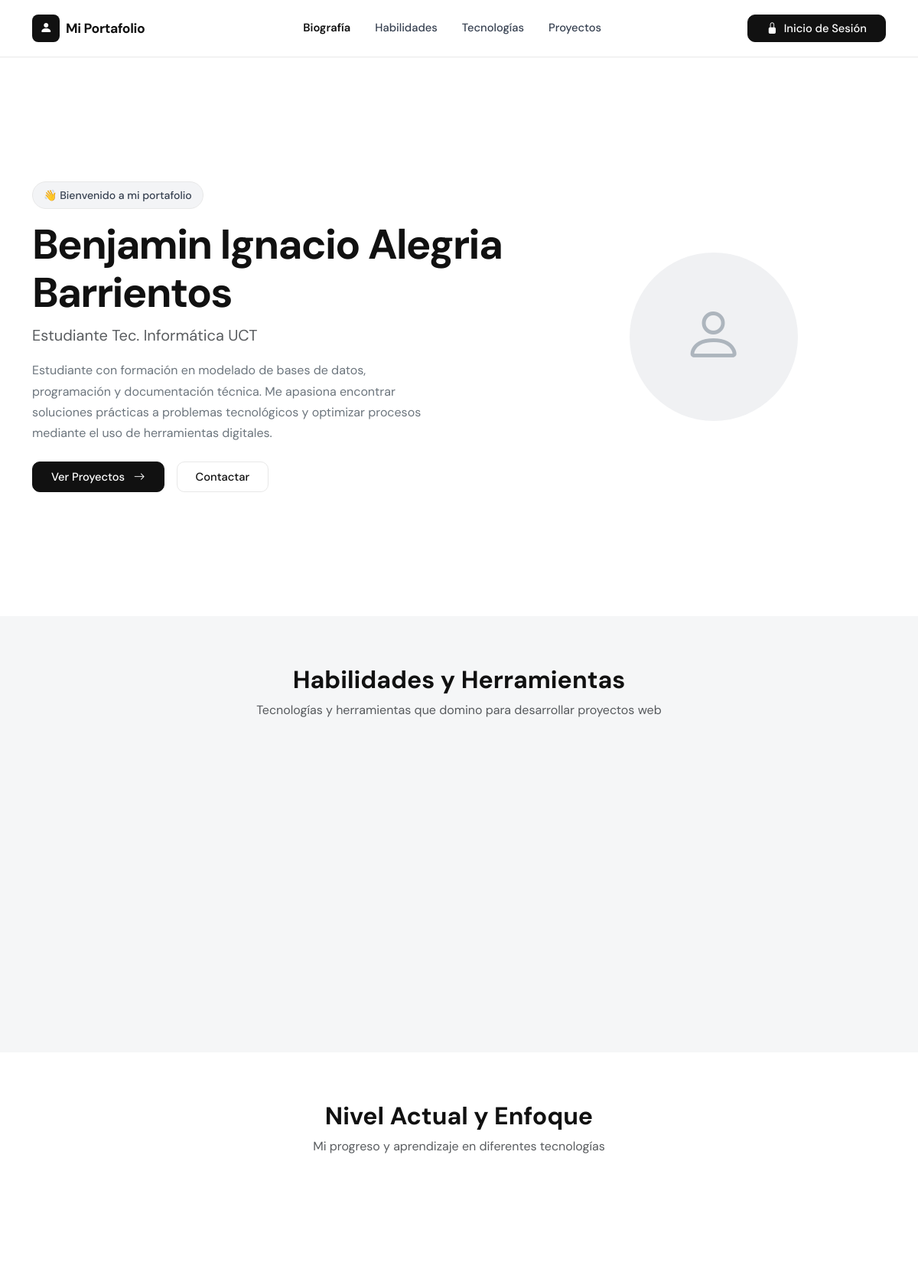
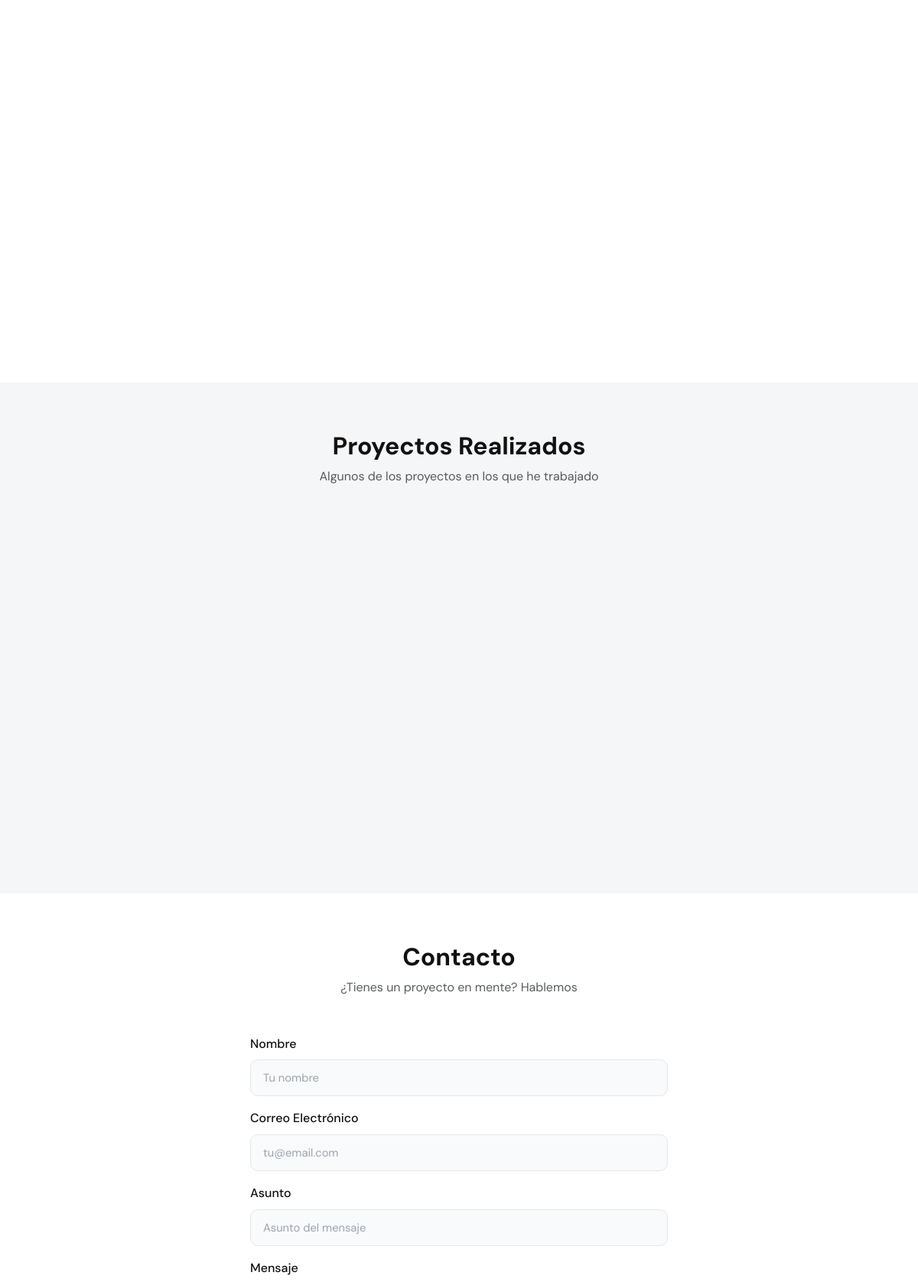
The page / (upper part) on the database its author committed (2 pictures, top to bottom).
### tables this page shows
CREATE TABLE IF NOT EXISTS biografia (
    id          INT AUTO_INCREMENT PRIMARY KEY,
    nombre      VARCHAR(150) NOT NULL,
    titulo      VARCHAR(200) NOT NULL,
    descripcion TEXT         NOT NULL,
    email       VARCHAR(150),
    github      VARCHAR(255),
    linkedin    VARCHAR(255),
    foto        VARCHAR(255),
    updated_at  TIMESTAMP DEFAULT CURRENT_TIMESTAMP ON UPDATE CURRENT_TIMESTAMP
);

### includes/functions.php (called while the page is built, shortened)
<?php
function getBiografia($pdo) {
    try {
        $stmt = $pdo->query("SELECT * FROM biografia LIMIT 1");
        return $stmt->fetch();
    } catch (Exception $e) {
        return null;
    }
}
function getHabilidades($pdo) {
    try {
        $stmt = $pdo->query("SELECT * FROM habilidades ORDER BY orden ASC");
        return $stmt->fetchAll();
    } catch (Exception $e) {
        return null;
    }
}
function getTecnologias($pdo) {
    try {
        $stmt = $pdo->query("SELECT * FROM tecnologias ORDER BY orden ASC");
        return $stmt->fetchAll();
    } catch (Exception $e) {
        return null;
    }
}
function getProyectos($pdo) {
    try {
        $stmt = $pdo->query("SELECT * FROM proyectos ORDER BY created_at DESC");
        return $stmt->fetchAll();
    } catch (Exception $e) {
        return null;
    }
}

### index.php (the view, shortened to what this page needs)
<?php
require_once 'includes/db.php';
require_once 'includes/functions.php';
$bio = getBiografia($pdo);
$habilidades = getHabilidades($pdo);
$tecnologias = getTecnologias($pdo);
$proyectos = getProyectos($pdo);
?>
<!DOCTYPE html>
<html lang="es">
<head>
    <link href="https://cdn.jsdelivr.net/npm/bootstrap@5.3.8/dist/css/bootstrap.min.css" rel="stylesheet">
    <link href="https://cdn.jsdelivr.net/npm/bootstrap-icons@1.11.0/font/bootstrap-icons.css" rel="stylesheet">
    <link href="assets/css/style.css" rel="stylesheet">
</head>
<body>
<nav class="navbar navbar-expand-lg navbar-light bg-white border-bottom sticky-top" id="mainNav">
    <div class="container">
        <a class="navbar-brand d-flex align-items-center gap-2 fw-bold" href="#inicio">
            <div class="brand-icon">
                <i class="bi bi-person-fill"></i>
            </div>
            Mi Portafolio
        </a>
        <div class="collapse navbar-collapse justify-content-center" id="navbarNav">
            <ul class="navbar-nav gap-1">
                <li class="nav-item"><a class="nav-link" href="#biografia">Biografía</a></li>
                <li class="nav-item"><a class="nav-link" href="#habilidades">Habilidades</a></li>
                <li class="nav-item"><a class="nav-link" href="#tecnologias">Tecnologías</a></li>
                <li class="nav-item"><a class="nav-link" href="#proyectos">Proyectos</a></li>
            </ul>
        </div>
        <div class="d-flex">
            <a href="login.php" class="btn btn-dark px-4">
                <i class="bi bi-lock-fill me-2"></i>Inicio de Sesión
            </a>
        </div>
    </div>
</nav>
<section id="biografia" class="hero-section py-5">
    <div class="container py-4">
        <div class="row align-items-center">
            <div class="col-lg-7">
                <span class="badge-welcome mb-3 d-inline-flex align-items-center gap-2">
                    👋 Bienvenido a mi portafolio
                </span>
                <h1 class="display-4 fw-bold mb-2">
                    <?php echo htmlspecialchars($bio['nombre'] ?? 'Benjamin Alegria'); ?>
                </h1>
                <p class="text-muted fs-5 mb-3">
                    <?php echo htmlspecialchars($bio['titulo'] ?? 'Estudiante Tec. Informatica UCT'); ?>
                </p>
                <p class="text-secondary mb-4" style="max-width: 520px; line-height: 1.7;">
                    <?php echo htmlspecialchars($bio['descripcion'] ?? 'Estudiante con formación en modelado de bases de datos, programación y documentación técnica. Me apasiona encontrar soluciones prácticas a problemas tecnológicos y optimizar procesos mediante el uso de herramientas digitales.'); ?>
                </p>
                <div class="d-flex gap-3 flex-wrap">
                    <a href="#proyectos" class="btn btn-dark btn-lg px-4">
                        Ver Proyectos <i class="bi bi-arrow-right ms-2"></i>
                    </a>
                    <a href="#contacto" class="btn btn-outline-secondary btn-lg px-4">Contactar</a>
                </div>
            </div>
            <div class="col-lg-5 text-center mt-5 mt-lg-0">
                <div class="avatar-container">
                    <?php if (!empty($bio['foto'])): ?>
                        <img src="assets/img/<?php echo htmlspecialchars($bio['foto']); ?>"
                             alt="Foto de perfil" class="avatar-img">
                    <?php else: ?>
                        <div class="avatar-placeholder">
                            <i class="bi bi-person" style="font-size: 5rem; color: #adb5bd;"></i>
                        </div>
                    <?php endif; ?>
                </div>
            </div>
        </div>
    </div>
</section>
<section id="habilidades" class="py-5 bg-light-gray">
    <div class="container py-3">
        <div class="text-center mb-5">
            <h2 class="fw-bold">Habilidades y Herramientas</h2>
            <p class="text-muted">Tecnologías y herramientas que domino para desarrollar proyectos web</p>
        </div>
        <div class="row g-3 justify-content-center">
            <?php if ($habilidades): ?>
                <?php foreach ($habilidades as $hab): ?>
                <div class="col-6 col-sm-4 col-md-3">
                </div>
                <?php endforeach; ?>
            <?php endif; ?>
        </div>
    </div>
</section>
<section id="tecnologias" class="py-5 bg-white">
    <div class="container py-3">
        <div class="text-center mb-5">
            <h2 class="fw-bold">Nivel Actual y Enfoque</h2>
            <p class="text-muted">Mi progreso y aprendizaje en diferentes tecnologías</p>
        </div>
        <div class="row g-3 justify-content-center" style="max-width: 800px; margin: 0 auto;">
            <?php if ($tecnologias): ?>
                <?php foreach ($tecnologias as $tec): ?>
                <div class="col-12 col-md-6">
                </div>
                <?php endforeach; ?>
            <?php endif; ?>
        </div>
    </div>
</section>
<section id="proyectos" class="py-5 bg-light-gray">
    <div class="container py-3">
        <div class="text-center mb-5">
            <h2 class="fw-bold">Proyectos Realizados</h2>
            <p class="text-muted">Algunos de los proyectos en los que he trabajado</p>
        </div>
        <div class="row g-4">
            <?php if ($proyectos): ?>
                <?php foreach ($proyectos as $proy): ?>
                <div class="col-12 col-md-6 col-lg-4">
                </div>
                <?php endforeach; ?>
            <?php endif; ?>
        </div>
    </div>
</section>
<section id="contacto" class="py-5 bg-white">
    <div class="container py-3">
        <div class="text-center mb-5">
            <h2 class="fw-bold">Contacto</h2>
            <p class="text-muted">¿Tienes un proyecto en mente? Hablemos</p>
        </div>
        <div class="row justify-content-center">
            <div class="col-12 col-md-8 col-lg-6">
                <div class="mb-3">
                    <label class="form-label fw-medium">Nombre</label>
                    <input type="text" class="form-control contact-input" id="contactNombre" placeholder="Tu nombre">
                </div>
                <div class="mb-3">
                    <label class="form-label fw-medium">Correo Electrónico</label>
                    <input type="email" class="form-control contact-input" id="contactEmail" placeholder="tu@email.com">
                </div>
                <div class="mb-3">
                    <label class="form-label fw-medium">Asunto</label>
                    <input type="text" class="form-control contact-input" id="contactAsunto" placeholder="Asunto del mensaje">
                </div>
                <div class="mb-4">
                    <label class="form-label fw-medium">Mensaje</label>
                </div>
            </div>
        </div>
    </div>
</section>
</body>
</html>

### assets/css/style.css (style rules this page uses)
:root { --color-dark: #111111; --color-gray-light: #f5f6f7; --color-border: #e8e8e8; --color-text-muted: #6b7280; --color-accent: #111111; --font-main: 'DM Sans', sans-serif; --transition: 0.2s ease; --radius: 12px; --radius-lg: 16px; }
*, *::before, *::after { box-sizing: border-box; }
body { font-family: var(--font-main); color: var(--color-dark); background: #ffffff; line-height: 1.6; -webkit-font-smoothing: antialiased; }
#mainNav { border-bottom: 1px solid var(--color-border) !important; padding: 14px 0; box-shadow: none; }
.brand-icon { width: 36px; height: 36px; background: var(--color-dark); border-radius: 8px; display: flex; align-items: center; justify-content: center; color: white; font-size: 16px; }
.navbar-brand { font-size: 1.1rem; color: var(--color-dark) !important; letter-spacing: -0.02em; }
.nav-link { color: #374151 !important; font-size: 0.92rem; font-weight: 500; padding: 6px 14px !important; border-radius: 8px; transition: background var(--transition); }
.nav-link.active { color: var(--color-dark) !important; font-weight: 600; }
.hero-section { min-height: calc(100vh - 70px); display: flex; align-items: center; background: #ffffff; }
.badge-welcome { background: #f3f4f6; border: 1px solid var(--color-border); padding: 6px 14px; border-radius: 100px; font-size: 0.88rem; color: #374151; font-weight: 500; display: inline-flex; align-items: center; gap: 6px; }
h1.display-4 { font-size: clamp(2.2rem, 5vw, 3.4rem); letter-spacing: -0.03em; line-height: 1.15; color: var(--color-dark); }
.avatar-container { display: flex; justify-content: center; align-items: center; }
.avatar-placeholder { width: 220px; height: 220px; border-radius: 50%; background: #f0f1f3; display: flex; align-items: center; justify-content: center; margin: 0 auto; }
.bg-light-gray { background: var(--color-gray-light) !important; }
.contact-input { background: #f9fafb; border: 1px solid #e5e7eb; border-radius: 10px; padding: 12px 16px; font-size: 0.92rem; color: var(--color-dark); transition: border-color var(--transition), box-shadow var(--transition); }
.contact-input::placeholder { color: #9ca3af; }
.btn-dark { background: var(--color-dark); border-color: var(--color-dark); font-weight: 500; border-radius: 10px; transition: all var(--transition); font-size: 0.92rem; }
.btn-outline-secondary { border-color: var(--color-border); color: var(--color-dark); font-weight: 500; border-radius: 10px; font-size: 0.92rem; transition: all var(--transition); }
html { scroll-behavior: smooth; }

### rows shown on the page
biografia: nombre "Benjamin Ignacio Alegria Barrientos", titulo "Estudiante Tec. Informática UCT", descripcion "Estudiante con formación en modelado de bases de datos, programación y documentación técnica. Me apasiona encontrar soluciones prácticas a problemas tecnológicos y optimizar procesos mediante el uso de herramientas digitales."
